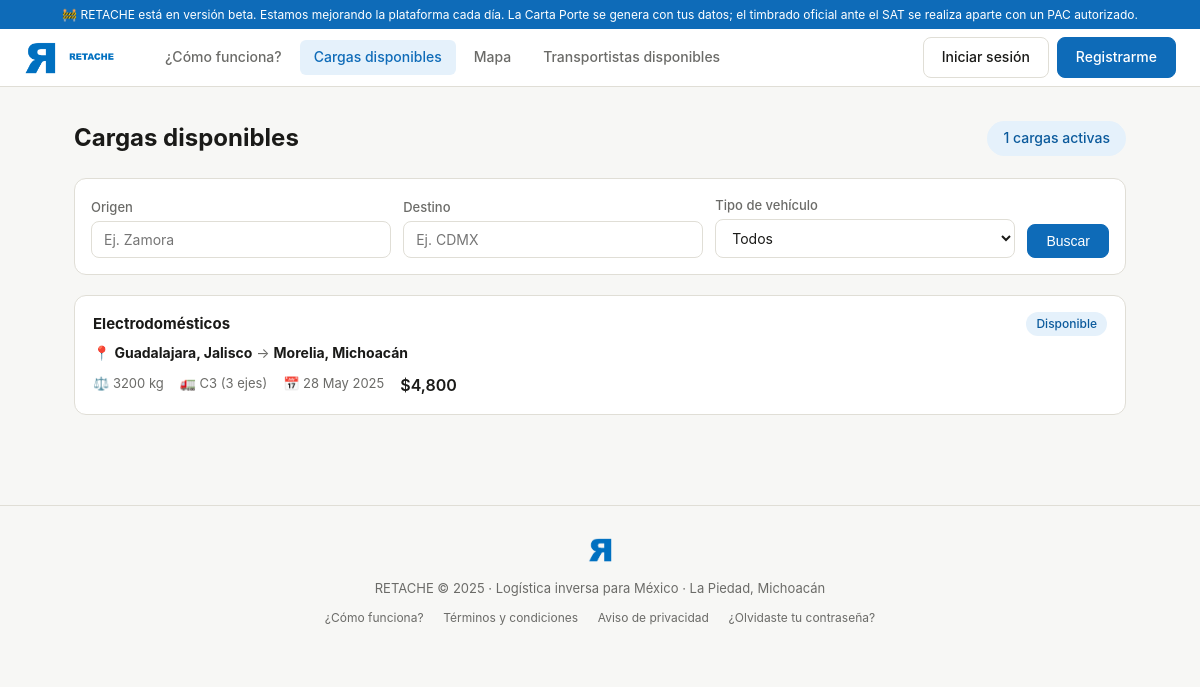
Before: /cargas with the older database file.
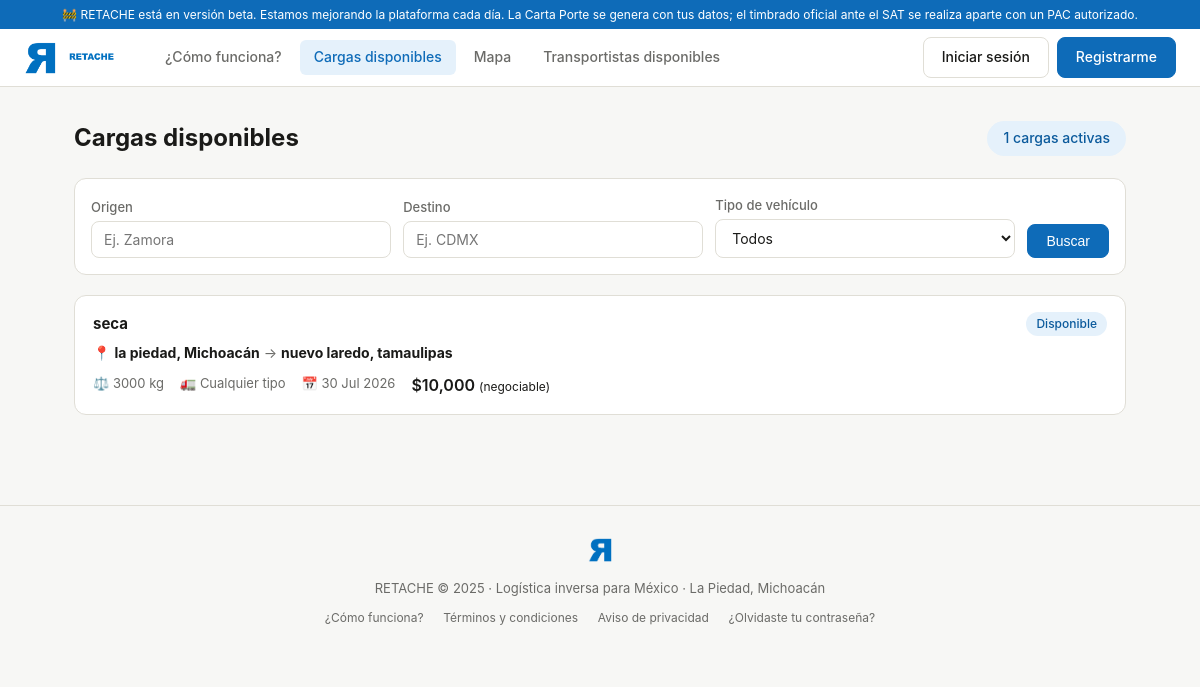
After: the same page with the newer database file.
### models.py (models this page shows)
class Carga(Base):
    __tablename__ = "cargas"
    id = Column(Integer, primary_key=True, index=True)
    empresa_id = Column(Integer, ForeignKey("empresas.id"), nullable=False)
    transportista_id = Column(Integer, ForeignKey("transportistas.id"), nullable=True)
    titulo = Column(String(150), nullable=False)
    descripcion = Column(Text, nullable=True)
    tipo_mercancia = Column(String(100), nullable=False)
    peso_kg = Column(Float, nullable=False)
    volumen_m3 = Column(Float, nullable=True)
    requiere_refrigeracion = Column(Boolean, default=False)
    mercancia_peligrosa = Column(Boolean, default=False)
    origen_ciudad = Column(String(100), nullable=False)
    origen_estado = Column(String(50), nullable=False)
    origen_lat = Column(Float, nullable=True)
    origen_lng = Column(Float, nullable=True)
    destino_ciudad = Column(String(100), nullable=False)
    destino_estado = Column(String(50), nullable=False)
    destino_lat = Column(Float, nullable=True)
    destino_lng = Column(Float, nullable=True)
    fecha_recoleccion = Column(DateTime, nullable=False)
    fecha_entrega_estimada = Column(DateTime, nullable=True)
    tipo_vehiculo_requerido = Column(String(30), nullable=True)
    precio_ofrecido_mxn = Column(Float, nullable=False)
    precio_negociable = Column(Boolean, default=True)
    estado = Column(String(30), default=EstadoCarga.disponible)
    fecha_publicacion = Column(DateTime, server_default=func.now())
    fecha_asignacion = Column(DateTime, nullable=True)
    fecha_completada = Column(DateTime, nullable=True)
    carta_porte_generada = Column(Boolean, default=False)
    carta_porte_uuid = Column(String(100), nullable=True)
    carta_porte_xml = Column(Text, nullable=True)
    empresa = relationship("Empresa", back_populates="cargas_publicadas")
    transportista = relationship("Transportista", back_populates="cargas")
    mensajes = relationship("Mensaje", back_populates="carga")
    resenas = relationship("Resena", back_populates="carga")

### main.py (the view)
@app.get("/cargas", response_class=HTMLResponse)
async def lista_cargas(
    request: Request,
    origen: str = "",
    destino: str = "",
    tipo_vehiculo: str = "",
    db: Session = Depends(get_db),
):
    query = db.query(Carga).filter(Carga.estado == EstadoCarga.disponible)
    if origen:
        query = query.filter(Carga.origen_ciudad.ilike(f"%{origen}%"))
    if destino:
        query = query.filter(Carga.destino_ciudad.ilike(f"%{destino}%"))
    if tipo_vehiculo:
        query = query.filter(Carga.tipo_vehiculo_requerido == tipo_vehiculo)
    cargas = query.order_by(Carga.fecha_publicacion.desc()).all()
    return templates.TemplateResponse("cargas.html", contexto(request, db,
        cargas=cargas,
        filtro_origen=origen,
        filtro_destino=destino,
        filtro_vehiculo=tipo_vehiculo,
    ))

### templates/cargas.html (shortened to what this page needs)
{% extends "base.html" %}
{% block content %}
<div style="display:flex; justify-content:space-between; align-items:center; margin-bottom:20px; flex-wrap:wrap; gap:12px;">
  <h1 style="font-size:24px; font-weight:700;">Cargas disponibles</h1>
  <span class="badge badge-verde" style="font-size:14px; padding:6px 16px;">{{ cargas | length }} cargas activas</span>
</div>
<form method="GET" action="/cargas" style="background:#fff; border:1px solid var(--gris-borde); border-radius:12px; padding:16px; margin-bottom:20px; display:flex; gap:12px; flex-wrap:wrap; align-items:flex-end;">
  <div class="form-group" style="margin:0; flex:1; min-width:140px;">
    <label>Origen</label>
    <input type="text" name="origen" value="{{ filtro_origen }}" placeholder="Ej. Zamora">
  </div>
  <div class="form-group" style="margin:0; flex:1; min-width:140px;">
    <label>Destino</label>
    <input type="text" name="destino" value="{{ filtro_destino }}" placeholder="Ej. CDMX">
  </div>
  <div class="form-group" style="margin:0; flex:1; min-width:160px;">
    <label>Tipo de vehículo</label>
    <select name="tipo_vehiculo">
      <option value="">Todos</option>
    </select>
  </div>
  <button type="submit" class="btn btn-primary">Buscar</button>
</form>
{% for carga in cargas %}
<a href="/cargas/{{ carga.id }}" style="text-decoration:none; display:block;">
  <div class="carga-card">
    <div style="display:flex; justify-content:space-between; margin-bottom:6px;">
      <strong style="color:var(--texto);">{{ carga.tipo_mercancia }}</strong>
      <span class="badge badge-verde">Disponible</span>
    </div>
    <div style="font-size:14px; color:var(--texto-suave); margin-bottom:8px;">📍 <strong style="color:var(--texto);">{{ carga.origen_ciudad }}, {{ carga.origen_estado }}</strong> → <strong style="color:var(--texto);">{{ carga.destino_ciudad }}, {{ carga.destino_estado }}</strong></div>
    <div class="carga-meta">
      <span>⚖️ {{ carga.peso_kg | int }} kg</span>
      <span>🚛 {{ carga.tipo_vehiculo_requerido or 'Cualquier tipo' }}</span>
      <span>📅 {{ carga.fecha_recoleccion.strftime('%d %b %Y') }}</span>
      <span class="carga-precio">${{ "{:,.0f}".format(carga.precio_ofrecido_mxn) }}{% if carga.precio_negociable %} <span style="font-size:12px; font-weight:400;">(negociable)</span>{% endif %}</span>
    </div>
  </div>
</a>
{% endfor %}
{% endblock %}

Changed rows visible on the page:
no longer on this page (row edited): Carga: tipo_mercancia "Electrodomésticos", origen_ciudad "Guadalajara", origen_estado "Jalisco", destino_ciudad "Morelia", destino_estado "Michoacán", peso_kg "3200", tipo_vehiculo_requerido "C3 (3 ejes)", fecha_recoleccion "28 May 2025", precio_ofrecido_mxn "4,800"
added Carga: tipo_mercancia "seca", origen_ciudad "la piedad", origen_estado "Michoacán", destino_ciudad "nuevo laredo", destino_estado "tamaulipas", peso_kg "3000", tipo_vehiculo_requerido "Cualquier tipo", fecha_recoleccion "30 Jul 2026", precio_ofrecido_mxn "10,000", precio_negociable "(negociable)"
